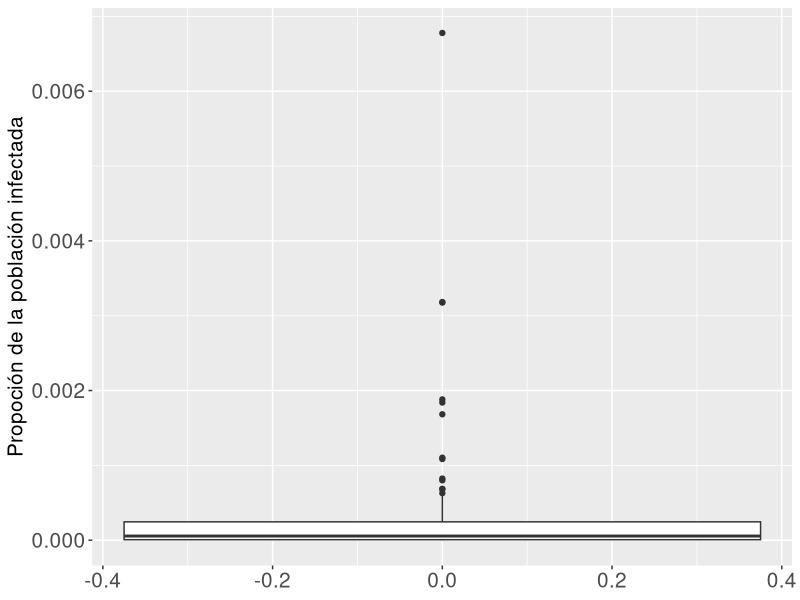
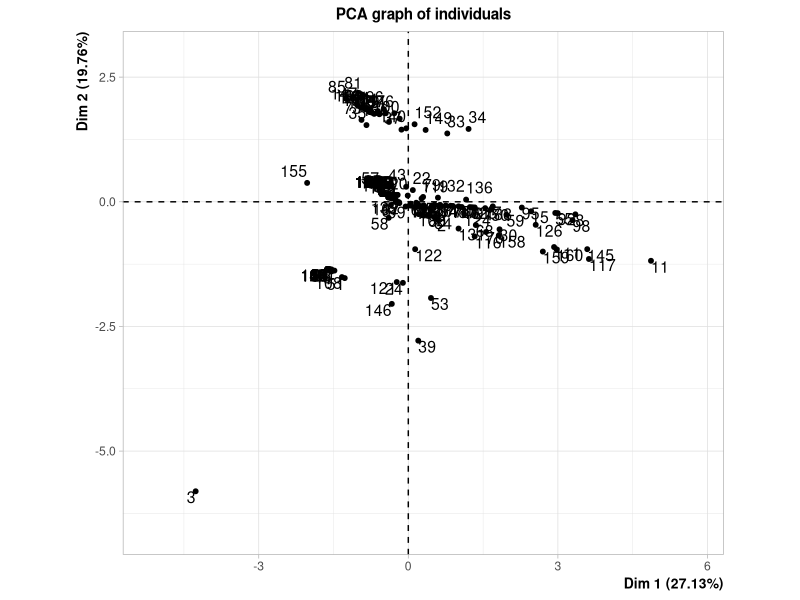
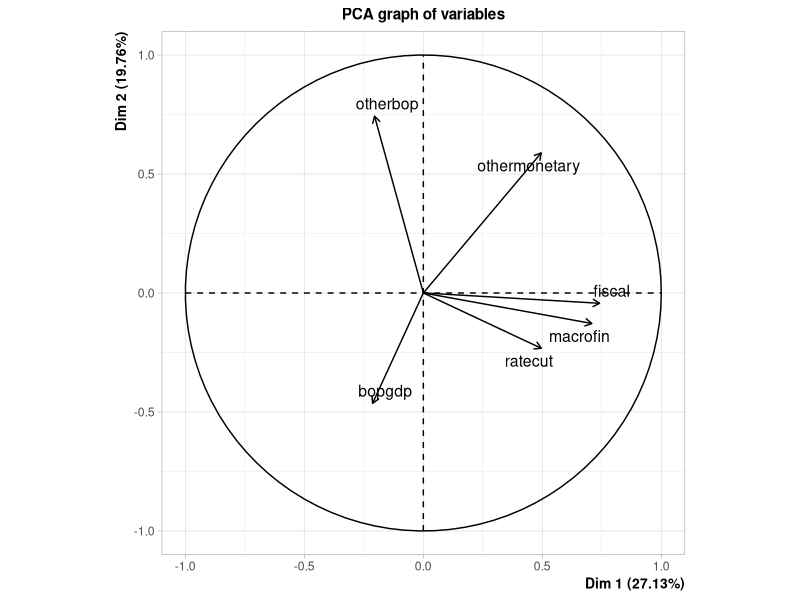
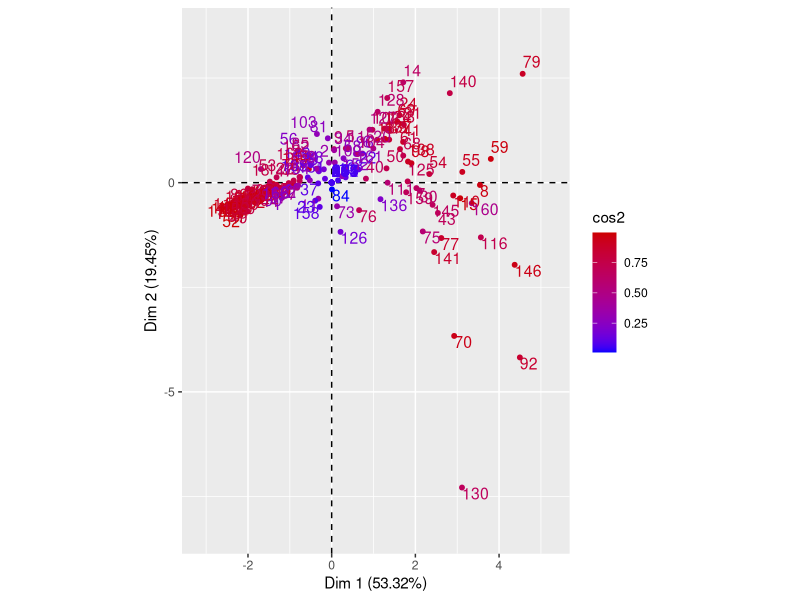
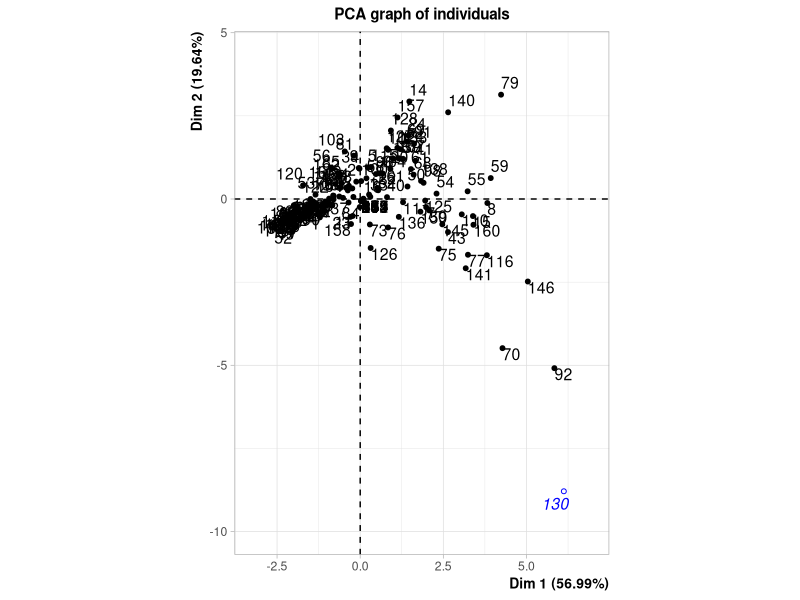
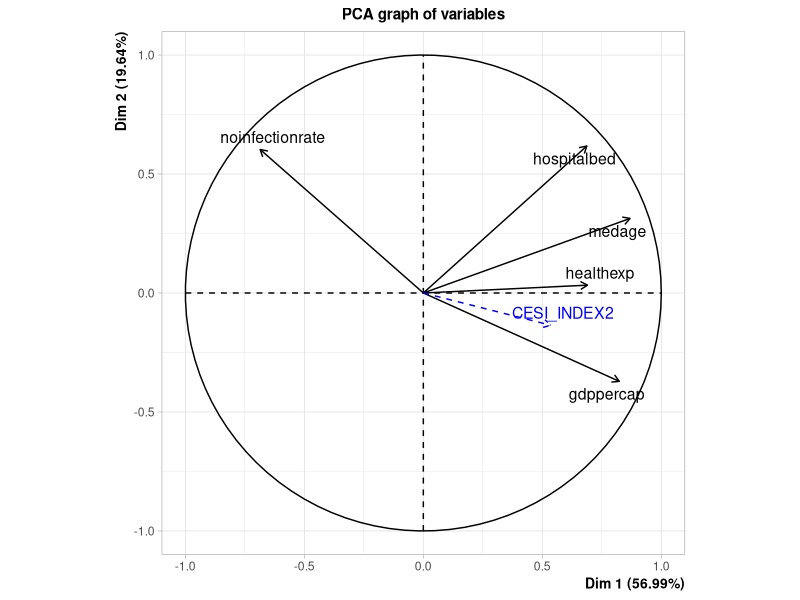
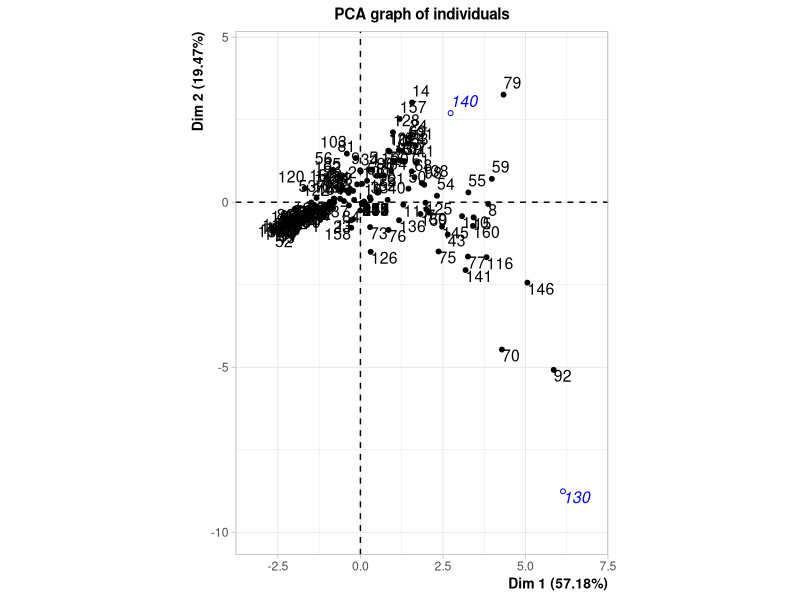
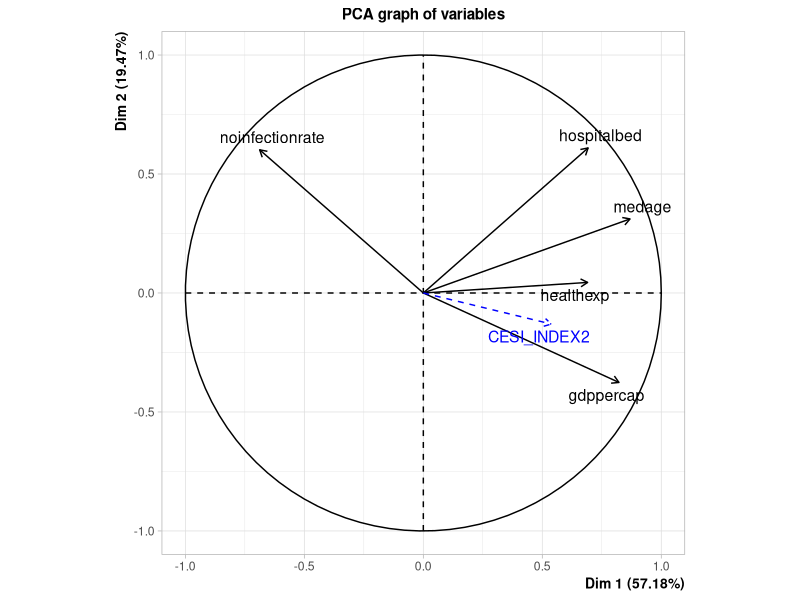

Source code (R) for these figures, in order:
## ---- chunk 1
knitr::opts_chunk$set(echo=FALSE,
                      include=FALSE,
                      warning = FALSE,
                      message = FALSE,
                      fig.pos = 'H',
                      fig.align = 'center',
                      out.extra = '',
                      fig.hold = 'hold',
                      out.width = "50%"
                      )
options(xtable.comment=FALSE,
        xtable.table.placement="H")
## ---- chunk 2
library(dplyr)
library(ggplot2)
library(readxl)
library(xtable)
library(FactoMineR)
library(forcats)
library(gridExtra)

## ---- chunk 3
#Lectura de los datos

datos <- read.table("corona.txt", sep = "\t", header = TRUE)

datos <- datos  %>% rename(healthexp= "currenthealthexpenditureofgdpshx", gdppercap = "gdppercapitaconstant2010us" )
## ---- chunk 4
datospob <- read_xls("datospob.xls") %>% 
  select(`Country Name`, `2018`) %>%
  rename(country = `Country Name`, denspob = `2018` )


faltan <- datos$country %in% datos$country
datos$country[which(faltan == FALSE)]


datospob$country <-  recode(datospob$country,
                    `Bahamas, The` = "Bahamas",
                    `Brunei Darussalam` = "Brunei",
                    `Congo, Rep.` = "Congo, R",
                    `Cote d'Ivoire` = "Cote Ivory",
                    `Congo, Dem. Rep.` = "Democratic Republic of Congo",
                    `Egypt, Arab Rep.` = "Egypt",
                    `Gambia, The` = "Gambia",
                    `Guinea-Bissau` = "Guinea Bissau",
                    `Hong Kong SAR, China` = "Hong Kong",
                    `Iran, Islamic Rep.` = "Iran",
                    `Kyrgyz Republic` = "Kyrgyzstan",
                    `Lao PDR` = "Laos",
                    `Russian Federation` = "Russia",
                    `Korea, Rep.` = "South Korea",
                    `Tajikistan` = "Taijikistan",
                    `Yemen, Rep.` = "Yemen"
                    )

#sum(datos$country %in% datospob$country)-length(datos$country %in% datospob$country) control


## ---- chunk 5
dim(datos)
## ---- chunk 6
cbind("Variable"=names(datos), "Datos faltantes"=NAcheck <- as.numeric(apply(is.na(datos), 2, sum))) %>% 
  as.data.frame %>% 
  filter(`Datos faltantes`!=0)  %>% 
  t() %>%
    xtable(caption="Tabla de cantidad de observaciones faltables para las variables.") %>% 
  print.xtable(include.colnames = FALSE)

datos <- datos %>% select(-c(stringency))

## ---- chunk 7

dim(datos)
(NAcheck <- as.numeric(apply(is.na(datos), 2, sum)))

#Hay NAs en varias variables, una opcion de imputacion, en las cuantitativas imputar la media y en las cualitativas el modo. Stringency tiene 93 NAs (evaluar sacarla)

#vector de valores medios

vals_meds <- rep(0, dim(datos)[2])

for(j in 1:dim(datos)[2]){
  
  vals_meds[j] <- mean(datos[,j], na.rm = TRUE)
}

#imputacion de vals medios en NAs

for(j in 1:dim(datos)[2]){
  if(NAcheck[j]>0){
    
    for(i in 1:dim(datos)[1]){
      if(is.na(datos[i,j])==TRUE){
       datos[i,j] <- vals_meds[j] 
    }
    }
  }
}


## ---- chunk 8

correl <- datos %>%
  select(-c(country, othermonetary, otherbop, CESI_INDEX)) %>% cor()

correl %>% round(2) %>%  xtable(caption="Matriz de correlaciones") %>% print.xtable(include.rownames = FALSE)

## ---- chunk 9
datos %>%
  arrange(desc(bopgdp)) %>%
  head(11) %>%
  select(country, bopgdp) %>%
  mutate(bopgdp=round(bopgdp, 2) )%>% 
  rename(`País`="country", `Medidas de BOP (% PBI)`="bopgdp") %>% 
  as.data.frame() %>% 
  xtable(caption = "Tabla de medidas de balanza de pago como porcentaje de PBI, ordenada de forma decreciente.") %>% 
  print.xtable(include.rownames =  FALSE)

otrasbop <- summary(as.factor(datos$otherbop))  
## ---- chunk 10
boxplot.fiscal <- datos %>% ggplot() + geom_boxplot(aes(y=fiscal))

fiscal.argelia <- datos %>% select(country, fiscal) %>% arrange(fiscal) %>% head(1)

## ---- chunk 11
ratecut.boxplot <- datos %>% ggplot() + geom_boxplot(aes(y=ratecut))

datos %>% select(country, ratecut) %>% arrange(desc(ratecut)) %>% head(20)

datos %>% filter(ratecut < 0) %>% count()
datos %>% filter(ratecut == 0) %>% count()


bigote <- quantile(datos$ratecut, 0.75)+ 1.5*IQR(datos$ratecut)

datos %>% filter(ratecut > bigote) %>% count()

quantile(datos$ratecut, 0.25)
quantile(datos$ratecut, 0.5)

## ---- chunk 12
macrofin.hist <- datos %>% ggplot() + geom_histogram(aes(x=macrofin)) + xlab(NULL) + labs(caption = "Histograma")
macrofin.boxplot <- datos %>% ggplot() + geom_boxplot(aes(y=macrofin)) + labs(caption = "Gráfico de caja")
  

min(datos$macrofin)
quantile(datos$macrofin, 0.61)
datos %>% filter(macrofin == 0) %>% count()

## ---- chunk 13
datos %>% filter(bopgdp == 0) %>% count()
## ---- chunk 14
gdppercap.boxplot <- datos %>% ggplot() + geom_boxplot(aes(y=gdppercap))

pbi.lux <- datos %>% filter(country=="Luxembourg") %>% select(gdppercap)

q3.gdp <- quantile(datos$gdppercap, 0.75)


## ---- chunk 15
medage.boxplot <- datos %>% ggplot() + geom_boxplot(aes(y=medage))

min.medage <- min(datos$medage)
max.medage <- max(datos$medage)

media.medage <- mean(datos$medage)
median(datos$medage)

max.ind.medage <- datos[which.max(datos$medage),]
min.ind.medage <- datos[which.min(datos$medage),]
## ---- chunk 16
healthexp.boxplot <- datos %>% ggplot() + geom_boxplot(aes(y=healthexp))

max.healthexp <- datos[which.max(datos$healthexp),]
max.healthexp2 <- datos[which.max(datos$healthexp[-130]),]

mean(datos$healthexp)
median(datos$healthexp)
## ---- chunk 17
boxplot.hospitalbed <- datos %>% ggplot() + geom_boxplot(aes(y=hospitalbed))

hospitalbed.mean <- mean(datos$hospitalbed)
hospitalbed.median <- median(datos$hospitalbed)

hospitalbed.japon <- datos %>% select(country, hospitalbed) %>% arrange(desc(hospitalbed)) %>% head(1)




## ---- chunk 18
datos %>% ggplot() +
  geom_boxplot(aes(y=infectionrate)) +
  ylab("Propoción de la población infectada") +
  theme(axis.text = element_text(size=15),
        axis.title = element_text(size=15)
        )
## ---- chunk 19
quantile(datos$infectionrate, 0.75)
datos %>% select(country, infectionrate) %>% arrange(desc(infectionrate)) %>% head(20)

## ---- chunk 20
vars.indice <- c("fiscal", "ratecut", "macrofin", "bopgdp", "othermonetary", "otherbop")

acp_indice <- PCA(select(datos, vars.indice), ncp=6)

summary(acp_indice)

ind.est.econ <- acp_indice$ind$coord[,1]

cor(ind.est.econ, datos$CESI_INDEX)

sum(ind.est.econ-datos$CESI_INDEX) #Llegamos a que son el mismo índice

acp_indice$eig
## ---- chunk 21
#plot.PCA(acp_indice, choix = "var")


data.frame(Variable = names(acp_indice$var$coord[,1]), `Correlación` = acp_indice$var$coord[,1]) %>% 
  xtable(caption="Correlación de cada variable con el índice de estímulo económico.") %>%
  print.xtable(include.rownames = FALSE)


# acp_indice$var$coord[,1] %>%
#   as.data.frame %>%
#   rename(Variable = 1, `Correlación` = 2) %>% 
#   xtable(caption="Correlación de cada variable con el índice de estímulo económico.")



coords_art <- c(0.58,0.39,0.55,0.39,-0.17, -0.16)
## ---- chunk 22
datos$noinfectionrate <- 1-datos$infectionrate

datos$CESI_INDEX2 <- ind.est.econ



vars.acp3 <- c("medage", "gdppercap", "healthexp", "hospitalbed", "noinfectionrate", "CESI_INDEX2")

acp3 <- PCA(datos[,vars.acp3], quanti.sup = 6, graph=FALSE)


acp3$eig %>% round(2) %>%  as.data.frame() %>% rename(`Valor propio`="eigenvalue", `% de varianza`= "percentage of variance", `% acumulado de varianza`="cumulative percentage of variance") %>% xtable(caption="Valores propios asociados a las componentes principales y porcentajes de inercia de cada uno.")


## ---- chunk 23
datos$country
## ---- chunk 24

plot.PCA(acp3, choix = "ind", habillage="cos2", graph.type = "ggplot") +
  ggtitle(NULL) +
  theme(axis.text = element_text(size=10),
        axis.title = element_text(size=10)
        ) + theme_gray() 

## ---- chunk 25
#se tiene el cos^2 en el plano

mat_cos2  <-  apply(acp3$ind$cos2[,1:2],1, sum)



mat_dist_cos2 <- cbind(`País`= datos$country   ,"cos2_plano" = mat_cos2, "norma"=  acp3$ind$dist) 




## ---- chunk 26
mat_dist_cos2 %>% as.data.frame %>% mutate(cos2_plano = round(as.numeric(cos2_plano), 2), norma = round(as.numeric(norma), 2)) %>%  arrange(desc(norma)) %>% head(10)%>% xtable( caption= "Coseno al cuadrado con el plano principal y norma de las observaciones (10 países con mayores valores de la norma)")
## ---- chunk 27
acp4 <- PCA(datos[, vars.acp3], ind.sup = 130, quanti.sup = 6)

acp5 <- PCA(datos[, vars.acp3], ind.sup = c(130,140), quanti.sup = 6)
## ---- chunk 28
mat_dist_cos2 %>% as.data.frame %>% mutate(cos2_plano = round(as.numeric(cos2_plano), 2), norma = round(as.numeric(norma), 2)) %>%  arrange(cos2_plano) %>%  head(10) %>% xtable(caption= "Coseno al cuadrado del ángulo con el plano principal y norma de las observaciones (10 países con mayores valores del coseno cuadrado)")
## ---- chunk 29
plot.PCA(acp4, axes= c(1,2), choix = c("var"), graph.type = "ggplot") +
  ggtitle(NULL) +
  theme(axis.text = element_text(size=10),
        axis.title = element_text(size=10)
        ) + theme_grey() 

## ---- chunk 30
acp4$var$coord %>% round(2) %>% as.data.frame() %>% select(Dim.1, Dim.2) %>% 
  xtable(caption="Coordenadas de las variables originales en el primer plano principal")

# acp3$var$cos2 %>% round(2) %>% as.data.frame() %>% select(Dim.1, Dim.2) %>%
#   xtable(caption="cos2 de los ángulos de las variables con los ejes del primer plano principal.")

#CONSULTAR

## ---- chunk 31
coord.ind.1 <- round(cor(datos$CESI_INDEX[-130], acp4$ind$coord[,1]), 2)
coord.ind.2 <- round(cor(datos$CESI_INDEX[-130], acp4$ind$coord[,2]), 2)

## ---- chunk 32
cors.ind.org <- round(cor(select(datos, medage, gdppercap, healthexp, hospitalbed, CESI_INDEX2, noinfectionrate))["CESI_INDEX2",],2)


data.frame("Variable"=names(cors.ind.org), "Correlación"=cors.ind.org) %>% 
  filter(Variable!="CESI_INDEX2") %>% 
  xtable(caption="Correlación del índice de estímulo económico construido con las variables originales de la base.") %>%
  print.xtable(include.rownames = FALSE)


## ---- chunk 33
boxplot.fiscal + ylab("% del PBI")
## ---- chunk 34
ratecut.boxplot + ylab("Porcentaje recortado")
## ---- chunk 35
grid.arrange(macrofin.boxplot + ylab("Medidas macrofinancieras adoptadas (% PBI)"),
             macrofin.hist + ylab("Frecuencia absoluta"),
             ncol=2)
## ---- chunk 36
gdppercap.boxplot + ylab("PBI per cápita (dólares)")
## ---- chunk 37
medage.boxplot + ylab("Edad mediana")
## ---- chunk 38
healthexp.boxplot + ylab("Gasto en salud (% PBI)")
## ---- chunk 39
boxplot.hospitalbed + ylab("Camas de hospital por cada 1000 personas")

## ---- chunk 40
datos <- datos %>% left_join(datospob, by="country")

vars.acp <- c("medage", "gdppercap", "healthexp", "hospitalbed", "noinfectionrate", "CESI_INDEX2", "denspob")

acp <- PCA(datos[,vars.acp], ncp=7, graph = FALSE)

#summary(acp)
## ---- chunk 41

plot.PCA(acp, choix = "ind", habillage="cos2", graph.type = "ggplot") +
  ggtitle(NULL) +
  theme(axis.text = element_text(size=10),
        axis.title = element_text(size=10)
        ) + theme_gray() 

## ---- chunk 42

plot.PCA(acp, choix = "var",  graph.type = "ggplot") +
  ggtitle(NULL) +
  theme(axis.text = element_text(size=10),
        axis.title = element_text(size=10)
        ) + theme_gray() 

## ---- chunk 43
acp$var$coord[,c(1,2)] %>% as.data.frame() %>% xtable("Coordenadas de las variables en los ejes del primer plano principal.")
## ---- chunk 44
vars.acp2 <- c("medage", "gdppercap", "healthexp", "hospitalbed", "noinfectionrate", "CESI_INDEX2")

acp2 <- PCA(datos[,vars.acp2], ncp=6)
## ---- chunk 45

plot.PCA(acp2, choix = "var", graph.type = "ggplot") +
  ggtitle(NULL) +
  theme(axis.text = element_text(size=10),
        axis.title = element_text(size=10)
        ) + theme_gray() 

## ---- chunk 46

plot.PCA(acp4, choix = "ind", graph.type = "ggplot") + ggtitle(NULL) +
  theme(axis.text = element_text(size=10),
        axis.title = element_text(size=10)
        ) + theme_gray() 
